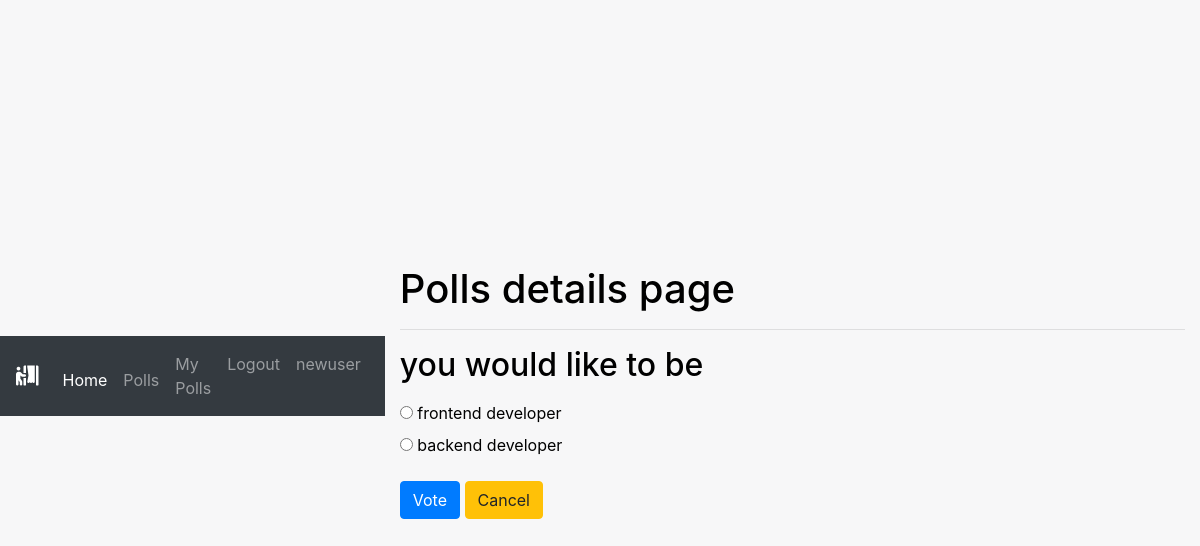
Page /pollapp/18/ (signed in) on the committed database.
### pollapp/models.py (models this page shows, shortened)
class Poll(models.Model):
    owner = models.ForeignKey(User, on_delete=models.CASCADE)
    text = models.TextField()
    pub_date = models.DateTimeField(default=timezone.now)
    active = models.BooleanField(default=True)
    created_at = models.DateTimeField(auto_now_add=True)
    def __str__(self):
        return self.text

class Choice(models.Model):
    poll = models.ForeignKey(Poll, on_delete=models.CASCADE)
    choice_text = models.CharField(max_length=255)
    created_at = models.DateTimeField(auto_now_add=True)
    updated_at = models.DateTimeField(auto_now=True)

### pollapp/views.py (the view)
# urls.py: path('<int:poll_id>/', views.poll_detail, name='detail'),
def poll_detail(request, poll_id):
    poll = get_object_or_404(Poll, id=poll_id)
    if not poll.active:
        return render(request, 'polls/poll_result.html', {'poll': poll})
    loop_count = poll.choice_set.count()
    context = {
        'poll': poll,
        'loop_time': range(0, loop_count),
    }
    return render(request, 'polls/poll_detail.html', context)

### pollapp/templates/polls/poll_detail.html (shortened to what this page needs)
{% extends 'base.html' %}
 {% load static %}
{% block custom_css %}
<link rel="stylesheet" href="{% static 'css/home_style.css' %}">
{% endblock custom_css %}
{% block content %}
<div class="container">
    <h1>Polls details page</h1>
    <hr>
    <h2 class="mt-3 mb-3">{{ poll }}</h2>
    <form action="{% url 'pollapp:vote' poll.id %}" method="POST">
        {% for choice in poll.choice_set.all %}
        <input type="radio" name="choice" id="choice{{ forloop.counter }}" value="{{ choice.id }}">
        <label for="choice{{ forloop.counter }}">{{ choice.choice_text }}</label>
        <br>
        {% endfor %}
        <input type="submit" value="Vote" class="btn btn-primary mt-3">
        <a class="btn btn-warning mt-3" href="{% url 'pollapp:list' %}" role="button">Cancel</a>
    </form>
</div>
{% endblock content %}

### static/css/home_style.css (style rules this page uses)
html, body { height: 100%; margin: 0; padding: 0; color: black; }
html { background-image: url('C:\Users\KARTIK\OneDrive\Desktop\pollbooth\polls\static\img\background.jpg'); background-size: cover; }
body { background: hsl(220deg, 10%, 97%); margin: 0; padding: 0; display: flex; align-items: center; justify-content: center; }

### rows in the picture
Poll: text "you would like to be"
Choice: choice_text "frontend developer"
Choice: choice_text "backend developer"
